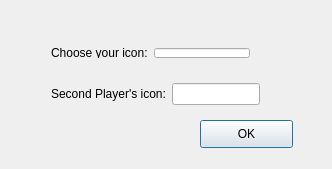
<?xml version="1.0" encoding="UTF-8"?>
<ui version="4.0">
 <class>IconChoice</class>
 <widget class="QDialog" name="IconChoice">
  <property name="geometry">
   <rect>
    <x>0</x>
    <y>0</y>
    <width>332</width>
    <height>169</height>
   </rect>
  </property>
  <property name="windowTitle">
   <string>IconChoice</string>
  </property>
  <widget class="QWidget" name="layoutWidget">
   <property name="geometry">
    <rect>
     <x>40</x>
     <y>20</y>
     <width>249</width>
     <height>49</height>
    </rect>
   </property>
   <layout class="QGridLayout" name="gridLayout">
    <item row="1" column="2">
     <spacer name="horizontalSpacer">
      <property name="orientation">
       <enum>Qt::Horizontal</enum>
      </property>
      <property name="sizeHint" stdset="0">
       <size>
        <width>40</width>
        <height>20</height>
       </size>
      </property>
     </spacer>
    </item>
    <item row="1" column="1">
     <widget class="QLineEdit" name="player1IconEdit"/>
    </item>
    <item row="1" column="0">
     <widget class="QLabel" name="iconLabel">
      <property name="text">
       <string>Choose your icon:</string>
      </property>
     </widget>
    </item>
    <item row="0" column="0" colspan="2">
     <widget class="QLabel" name="firstPersonLabel">
      <property name="text">
       <string>&lt;text&gt;</string>
      </property>
     </widget>
    </item>
   </layout>
  </widget>
  <widget class="QWidget" name="layoutWidget">
   <property name="geometry">
    <rect>
     <x>40</x>
     <y>70</y>
     <width>251</width>
     <height>49</height>
    </rect>
   </property>
   <layout class="QGridLayout" name="gridLayout_2">
    <item row="0" column="1">
     <widget class="QLineEdit" name="player2IconEdit"/>
    </item>
    <item row="0" column="0">
     <widget class="QLabel" name="secondPersonLabel">
      <property name="text">
       <string>Second Player's icon:</string>
      </property>
     </widget>
    </item>
    <item row="0" column="2">
     <spacer name="horizontalSpacer_2">
      <property name="orientation">
       <enum>Qt::Horizontal</enum>
      </property>
      <property name="sizeHint" stdset="0">
       <size>
        <width>40</width>
        <height>20</height>
       </size>
      </property>
     </spacer>
    </item>
   </layout>
  </widget>
  <widget class="QPushButton" name="okIconButton">
   <property name="geometry">
    <rect>
     <x>200</x>
     <y>120</y>
     <width>93</width>
     <height>28</height>
    </rect>
   </property>
   <property name="text">
    <string>OK</string>
   </property>
  </widget>
 </widget>
 <layoutdefault spacing="6" margin="11"/>
 <resources/>
 <connections>
  <connection>
   <sender>okIconButton</sender>
   <signal>clicked()</signal>
   <receiver>IconChoice</receiver>
   <slot>accept()</slot>
   <hints>
    <hint type="sourcelabel">
     <x>234</x>
     <y>141</y>
    </hint>
    <hint type="destinationlabel">
     <x>246</x>
     <y>242</y>
    </hint>
   </hints>
  </connection>
 </connections>
</ui>
